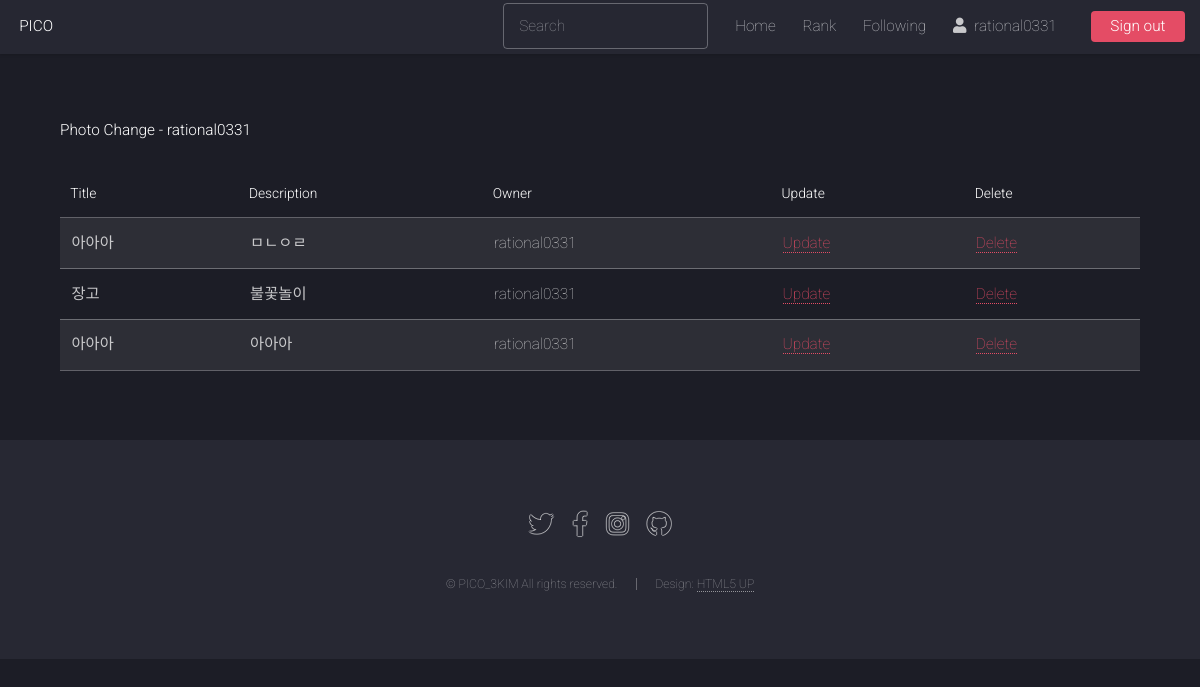
The app's page /explore/change/ (signed in) with its own data.
### photo/models.py (models this page shows, shortened)
class Photo(models.Model):
    title = models.CharField('TITLE', max_length=30)
    description = models.TextField('Photo Description', blank=True)
    tags = TaggableManager(blank=True)
    PICOIN = models.PositiveIntegerField(default=0, verbose_name='PICOIN')
    image = models.ImageField('IMAGE', upload_to='SorlPhoto/%Y')
    upload_dt = models.DateTimeField('Upload Date', auto_now_add=True)
    owner = models.ForeignKey(User, on_delete=models.CASCADE, verbose_name='OWNER', blank=True, null=True)

### photo/views.py (the view)
# urls.py: path('change/', views.PhotoChangeLV.as_view(), name='photo_change'),
class PhotoChangeLV(LoginRequiredMixin, ListView):
    model = Photo
    template_name = 'photo/photo_change_list.html'
    def get_queryset(self):
        return Photo.objects.filter(owner=self.request.user)

### photo/templates/photo/photo_change_list.html (shortened to what this page needs)
{% extends "base.html" %}
{% load widget_tweaks %}
{% block content %}
<h1>Photo Change - {{ user }}</h1>
<br>
<table class="table table-bordered table-condensed table-striped">
    <thead>
        <tr class="table-primary">
            <th>Title</th>
            <th>Description</th>
            <th>Owner</th>
            <th>Update</th>
            <th>Delete</th>
        </tr>
    </thead>
    <tbody>
        {% for item in object_list %}
        <tr class="table-secondary">
            <td>{{ item.title }}</td>
            <td>{{ item.description }}</td>
            <td>{{ item.owner }}</td>
            <td><a href="{% url 'photo:photo_update' item.id %}">Update</a></td>
            <td><a href="{% url 'photo:photo_delete' item.id %}">Delete</a></td>
        </tr>
        {% endfor %}
    </tbody>
</table>
{% endblock %}

### templates/base.html (shortened to what this page needs)
{% load static %}
<!DOCTYPE HTML>
<html>
  <head>
    <link rel="stylesheet" href="{% static 'assets/css/main.css' %}" />
  </head>
	<body class="is-preload">
		<div id="page-wrapper">
      <header id="header">
        <h1 id="logo"><a href="{% url 'home' %}">PICO</a></h1>
        <nav id="nav">
          <ul>
            <li>
              <form action="{% url 'search' %}" method="GET">
                <input type="search" placeholder="Search" aria-label="Search" name="search_word" value="{{ search_word }}" required>
              </form>
            </li>
            <li><a href="{% url 'home' %}">Home</a></li>
            <li><a href="{% url 'photo:index' %}">Rank</a></li>
            <li><a href="{% url 'photo:follow' %}">Following</a></li>
            {% if user.is_active %}
              <li><a href="{% url 'profile' user.get_username %}"><i class="fas fa-user"></i>&ensp;{% firstof user.get_short_name user.get_username %}&ensp;</a></li>
              <li><a href="{% url 'logout' %}" class="button primary">Sign out</a></li>
            {% else %}
              <li><a href="{% url 'login' %}" class="button primary">Sign In</a></li>
            {% endif %}
          </ul>
        </nav>
      </header>
      <div id="main" class="wrapper style1">
        <div class="container">
          {% block content %}{% endblock %}
        </div>
      </div>
      <footer id="footer">
        <ul class="icons">
          <li><a href="#" class="icon brands alt fa-twitter"><span class="label">Twitter</span></a></li>
          <li><a href="#" class="icon brands alt fa-facebook-f"><span class="label">Facebook</span></a></li>
          <li><a href="#" class="icon brands alt fa-instagram"><span class="label">Instagram</span></a></li>
          <li><a href="#" class="icon brands alt fa-github"><span class="label">GitHub</span></a></li>
        </ul>
        <ul class="copyright">
          <li>&copy; PICO_3KIM All rights reserved.</li><li>Design: <a href="http://html5up.net">HTML5 UP</a></li>
        </ul>
      </footer>
    </div>
	</body>
</html>

### records on screen
Photo: title "아아아", description "ㅁㄴㅇㄹ", owner "rational0331"
Photo: title "장고", description "불꽃놀이", owner "rational0331"
Photo: title "아아아", description "아아아", owner "rational0331"

### other values on screen
{{ user }} "rational0331"
